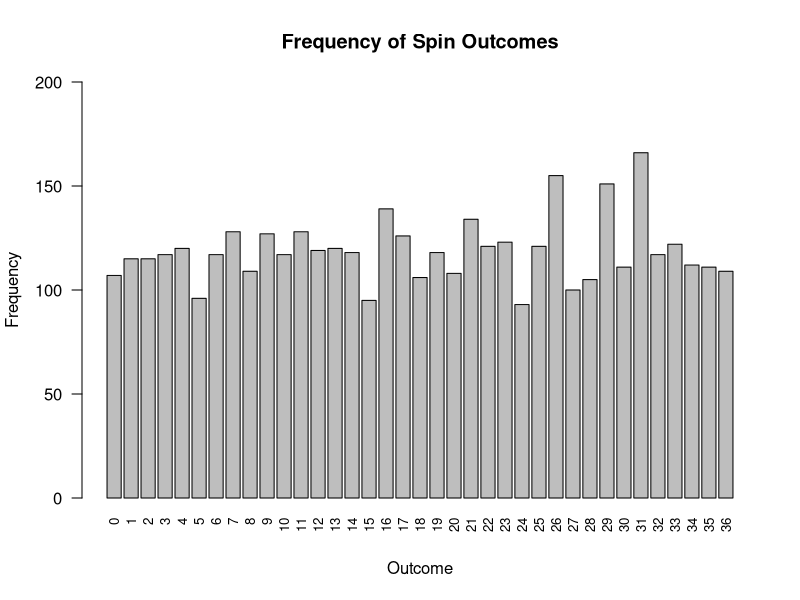

Write R code to recreate this figure.
# setup

casino <- read.csv("./casino.csv", sep = ",")
spins <- table(casino$spinOutcome)

# problem 1: done in write up

# 2.a

png(filename = "bar_graph.png", width = "500", height = "500", units = "px")
barplot(height = spins, main = "Frequency of Spin Outcomes", xlab = "Outcome", ylab = "Frequency", las = 2, cex.names = "0.8", ylim = c(0, 200))
dev.off()

# 2.b.

top_3 <- sort(spins, decreasing = TRUE)[1:3]
top_3

# 2.c.

prob_three <- round((top_3 / nrow(casino)), 5)
prob_three

# expected probability
expected <- round((1 / 37), 5)

# 3.a

table_probabilities <- round(dbinom(x = (0:36), size = 36, prob = (1/37)), 4)
table_probabilities

win_payout <- round(((0:36) * 36) - 36)
win_payout

# data table of values.
data.frame((0:36), table_probabilities, win_payout)

#3.d - updated table in writeup

tisch_probabilities <- round(dbinom(x = (0:36), size = 36, prob = 0.03776), 4)
tisch_probabilities

# 3.e
tisch_profit <- 1 - sum(tisch_probabilities[0:2])
tisch_profit
